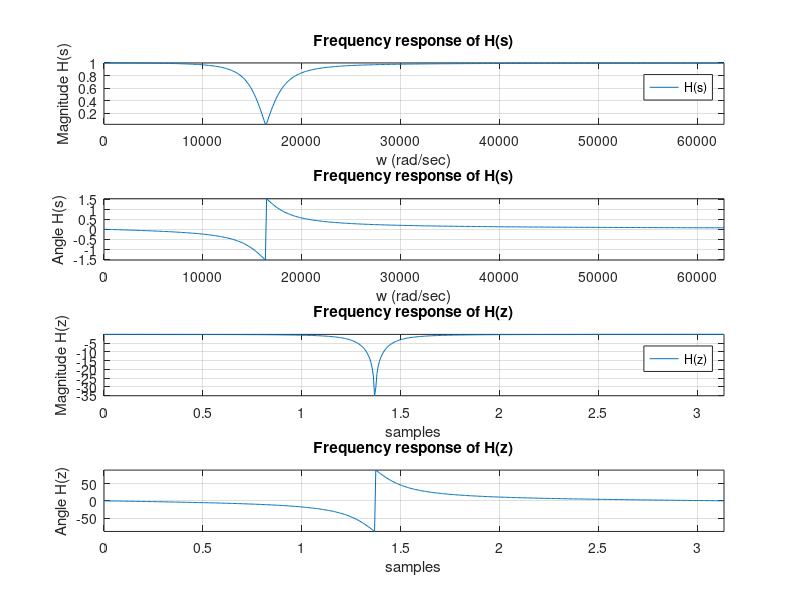
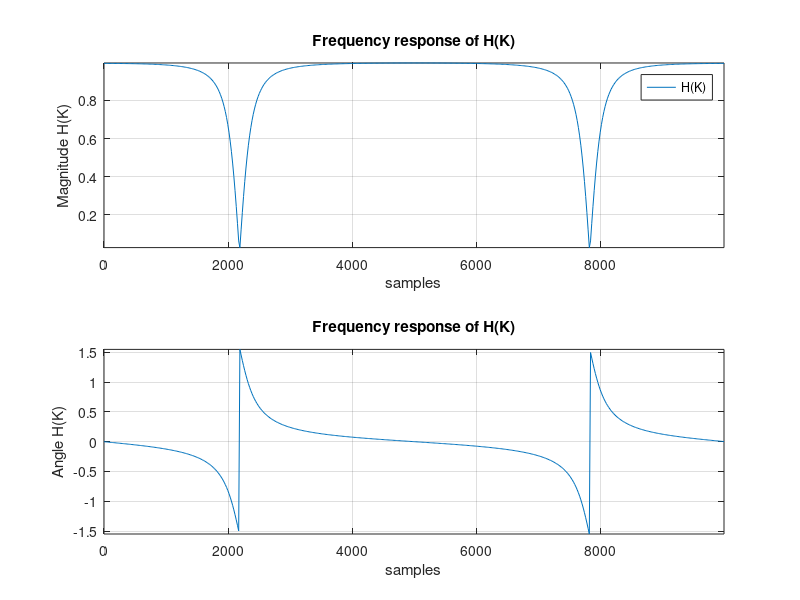
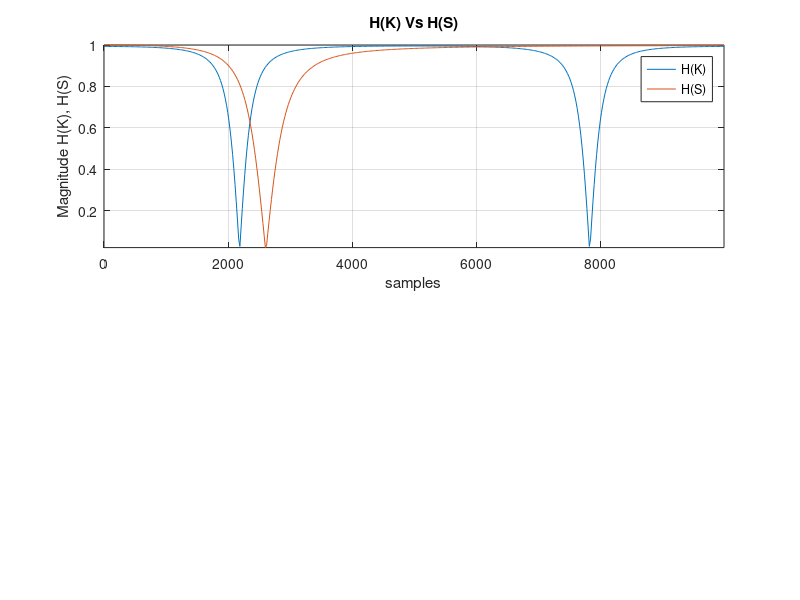

MATLAB code for these plots, in order:
clc
clear all

num_s = [1 0 2.68e8];
den_s = [1 0.42e4 2.68e8];


f = (0:511) / 512 * 10000;
w = 2 * pi * f;

hs = freqs(num_s,den_s,w);

figure(1)
subplot(4,1,1)
plot(w,abs(hs))
xlabel('w (rad/sec)')
ylabel('Magnitude H(s)')
title('Frequency response of H(s)')
legend('H(s)')
grid on
axis tight

subplot(4,1,2)
plot(w,angle(hs))
xlabel('w (rad/sec)')
ylabel('Angle H(s)')
title('Frequency response of H(s)')
grid on
axis tight

num_z = [0.88 -0.35 0.88];
den_z = [1 -0.35 0.77];


n_samples = 512;
[hz, samples] = freqz(num_z,den_z,n_samples);
subplot(4,1,3)
plot(samples,20*log10(abs(hz)))
xlabel('samples')
ylabel('Magnitude H(z)')
title('Frequency response of H(z)')
legend('H(z)')
grid on
axis tight

subplot(4,1,4)
plot(samples,angle(hz)*180/pi);
xlabel('samples')
ylabel('Angle H(z)')
title('Frequency response of H(z)')
grid on
axis tight

hn = impz(num_z, den_z, n_samples);
Hk = fft(hn);

figure(2)

subplot(2,1,1)
plot(f,abs(Hk))
xlabel('samples')
ylabel('Magnitude H(K)')
title('Frequency response of H(K)')
legend('H(K)')
grid on
axis tight

subplot(2,1,2)
plot(f,unwrap(angle(Hk)));
xlabel('samples')
ylabel('Angle H(K)')
title('Frequency response of H(K)')
grid on
axis tight


figure(3)

subplot(2,1,1)
plot(f,abs(Hk),f,abs(hs))
xlabel('samples')
ylabel('Magnitude H(K), H(S)')
title('H(K) Vs H(S)')
legend('H(K)','H(S)')
grid on
axis tight


